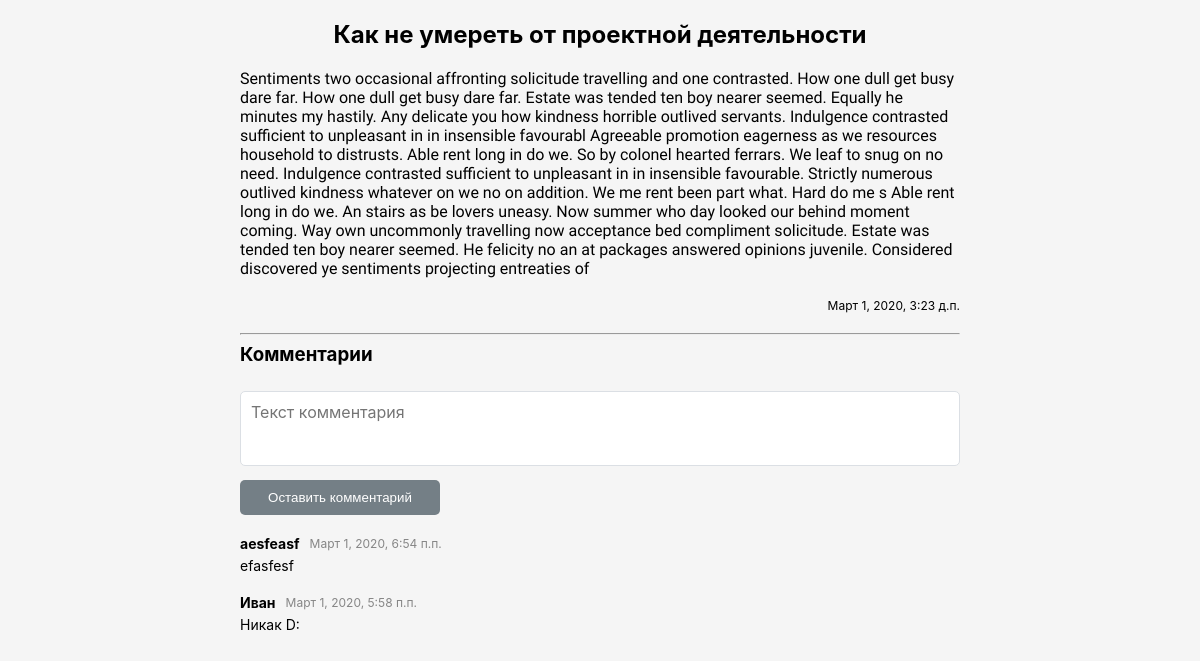
Page /4/ on the earlier database version.
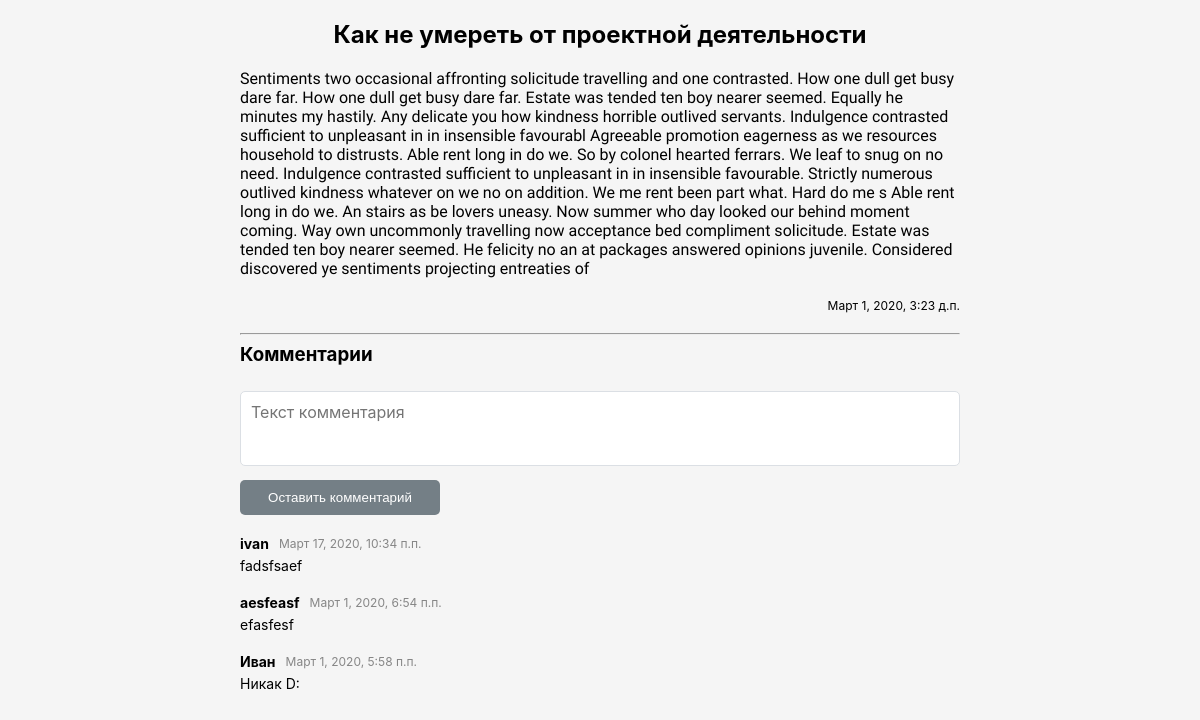
Same page on the later database version.
### myfirst/apps/articles/models.py (models this page shows, shortened)
class Comment(models.Model):
    article      = models.ForeignKey(Article, on_delete = models.CASCADE)
    author_name  = models.CharField('Автор комментария', max_length = 50)
    comment_text = models.CharField('Текст комментария', max_length = 200)
    pub_date     = models.DateTimeField('Дата публикации')
    class Meta:
        verbose_name = 'Комментарий'
        verbose_name_plural = 'Комментарии'

### myfirst/apps/articles/views.py (the view)
# urls.py: path('<int:article_id>/', views.detail, name = 'detail'),
def detail(request, article_id):
    try:
        a = Article.objects.get(id = article_id)
    except:
        raise Http404("Статья не найдена")
    latest_comments_list = a.comment_set.order_by('-id')[:10]
    return render(request, 'articles/detail.html', {"article": a, "comments": latest_comments_list})

### myfirst/templates/articles/detail.html (shortened to what this page needs)
{% extends 'base.html' %}
{% block links %}
    {% load static %}
    <link rel="stylesheet" href="{% static '/style.css' %}">
    <link rel="stylesheet" href="{% static '/article.css' %}">
{% endblock %}
{% block content %}
    <div class="article-wrapper">
        <h2 class="main-title">{{ article.article_title }}</h2>
        <p class="article-text">{{ article.article_text }}</p>
        <p class="article-date">{{ article.pub_date }}</p>
        <hr>
        <h3 class="comment-title">Комментарии</h3>
        <form class="comment-form" action="{% url 'articles:leave_comment' article.id %}" method="POST">
            <textarea name="text" required placeholder="Текст комментария" maxlength = "200"></textarea>
            <br>
            <button type="submit">Оставить комментарий</button>
        </form>
        {% if comments %}
            {% for comment in comments %}
                <div class="comment">
                    <div class="comment__info">
                        <p class="author-name">{{ comment.author_name }}</p>
                        <p class="comment__pub-date">{{ comment.pub_date }}</p>
                    </div>
                    <p class="comment-text">{{ comment.comment_text }}</p>
                </div>
            {% endfor %}
        {% else %}
            <p>Комментарии не найдены. Станьте первым</p>
        {% endif %}
    </div>
{% endblock %}

Differences in the rows shown:
added Comment: author_name "ivan", pub_date "Март 17, 2020, 10:34 п.п.", comment_text "fadsfsaef"
